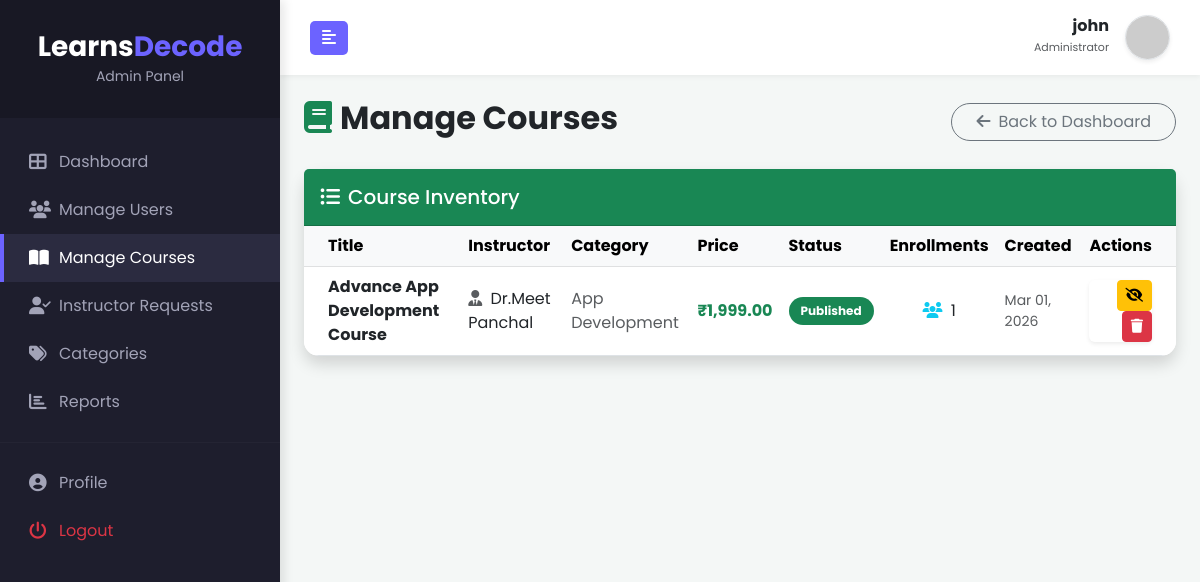
The app's page /admin/manage_courses.php (signed in) with its own data.
### tables this page shows
CREATE TABLE `courses` (
  `id` int(10) UNSIGNED NOT NULL,
  `instructor_id` int(10) UNSIGNED NOT NULL,
  `category_id` int(10) DEFAULT NULL,
  `title` varchar(150) NOT NULL,
  `price` decimal(10,2) DEFAULT 0.00,
  `description` text DEFAULT NULL,
  `thumbnail` varchar(255) DEFAULT NULL,
  `status` enum('draft','published') DEFAULT 'draft',
  `created_at` timestamp NOT NULL DEFAULT current_timestamp()
);

CREATE TABLE `users` (
  `id` int(10) UNSIGNED NOT NULL,
  `name` varchar(100) NOT NULL,
  `email` varchar(100) NOT NULL,
  `password` varchar(255) NOT NULL,
  `role` enum('student','instructor','admin') NOT NULL DEFAULT 'student',
  `created_at` timestamp NOT NULL DEFAULT current_timestamp(),
  `approved` tinyint(1) DEFAULT 1,
  `otp` varchar(10) DEFAULT NULL
);

CREATE TABLE `categories` (
  `id` int(10) UNSIGNED NOT NULL,
  `name` varchar(100) NOT NULL,
  `icon` varchar(50) DEFAULT NULL,
  `created_at` timestamp NOT NULL DEFAULT current_timestamp()
);

### admin/manage_courses.php (the view, shortened to what this page needs)
<?php
include 'includes/header.php';
$courses_query = "SELECT c.*, u.name as instructor_name, cat.name as category_name,
                         COUNT(e.id) as enrollment_count
                  FROM courses c
                  JOIN users u ON c.instructor_id = u.id
                  LEFT JOIN categories cat ON c.category_id = cat.id
                  LEFT JOIN enrollments e ON c.id = e.course_id
                  GROUP BY c.id
                  ORDER BY c.created_at DESC";
$courses_result = mysqli_query($conn, $courses_query);
?>
<link rel="stylesheet" href="https://cdnjs.cloudflare.com/ajax/libs/animate.css/4.1.1/animate.min.css"/>
<div class="container-fluid p-4">
    <div class="d-flex justify-content-between align-items-center mb-4 animate__animated animate__fadeInDown">
        <h2 class="fw-bold"><i class="fas fa-book me-2 text-success"></i>Manage Courses</h2>
        <a href="dashboard.php" class="btn btn-outline-secondary rounded-pill px-4">
            <i class="fas fa-arrow-left me-2"></i>Back to Dashboard
        </a>
    </div>
    <div class="card shadow animate__animated animate__fadeInUp">
        <div class="card-header bg-success text-white p-3">
            <h5 class="mb-0"><i class="fas fa-list-ul me-2"></i>Course Inventory</h5>
        </div>
        <div class="card-body p-0">
            <div class="table-responsive table-3d">
                <table class="table table-hover align-middle mb-0">
                    <thead class="table-light">
                        <tr>
                            <th class="ps-4">Title</th>
                            <th>Instructor</th>
                            <th>Category</th>
                            <th>Price</th>
                            <th>Status</th>
                            <th>Enrollments</th>
                            <th>Created</th>
                            <th class="text-end pe-4">Actions</th>
                        </tr>
                    </thead>
                    <tbody>
                        <?php
                        $delay = 0.1;
                        while($course = mysqli_fetch_assoc($courses_result)):
                        ?>
                            <tr class="animate__animated animate__fadeIn" style="animation-delay: <?php echo $delay; ?>s">
                                <td class="ps-4 fw-bold"><?php echo htmlspecialchars($course['title']); ?></td>
                                <td><i class="fas fa-user-tie me-1 text-muted"></i> <?php echo htmlspecialchars($course['instructor_name']); ?></td>
                                <td><span class="text-muted"><?php echo htmlspecialchars($course['category_name'] ?? 'Uncategorized'); ?></span></td>
                                <td>
                                    <?php if($course['price'] > 0): ?>
                                        <span class="text-success fw-bold">₹<?php echo number_format($course['price'], 2); ?></span>
                                    <?php else: ?>
                                        <span class="badge bg-primary-subtle text-primary">Free</span>
                                    <?php endif; ?>
                                </td>
                                <td>
                                    <span class="badge bg-<?php echo $course['status'] == 'published' ? 'success' : 'warning text-dark'; ?>">
                                        <?php echo ucfirst($course['status']); ?>
                                    </span>
                                </td>
                                <td class="text-center"><i class="fas fa-users me-1 text-info"></i> <?php echo $course['enrollment_count']; ?></td>
                                <td class="small text-muted"><?php echo date('M d, Y', strtotime($course['created_at'])); ?></td>
                                <td class="text-end pe-4">
                                    <div class="btn-group shadow-sm" role="group">
                                        <form id="course-form-<?php echo $course['id']; ?>" method="POST" class="d-inline">
                                            <?php if($course['status'] == 'draft'): ?>
                                                <button type="button" class="btn btn-success btn-sm"
                                                        onclick="confirmCourseAction(<?php echo $course['id']; ?>, 'publish', 'Do you want to make this course live for students?')">
                                                    <i class="fas fa-globe"></i>
                                                </button>
                                            <?php else: ?>
                                                <button type="button" class="btn btn-warning btn-sm"
                                                        onclick="confirmCourseAction(<?php echo $course['id']; ?>, 'unpublish', 'Move this course back to drafts?')">
                                                    <i class="fas fa-eye-slash"></i>
                                                </button>
                                            <?php endif; ?>
                                            <button type="button" class="btn btn-danger btn-sm"
                                                    onclick="confirmCourseAction(<?php echo $course['id']; ?>, 'delete', 'Are you sure? This will permanently delete the course!')">
                                                <i class="fas fa-trash"></i>
                                            </button>
                                        </form>
                                    </div>
                                </td>
                            </tr>
                        <?php
                        $delay += 0.05;
                        endwhile;
                        ?>
                    </tbody>
                </table>
            </div>
        </div>
    </div>
</div>
<?php include 'includes/footer.php'; ?>

### admin/includes/header.php (style rules this page uses)
:root { --sidebar-width: 280px; --primary-color: #6c63ff; --dark-bg: #1e1e2d; }
body { font-family: 'Poppins', sans-serif; background-color: #f4f7f6; overflow-x: hidden; }

### admin/manage_courses.php (style rules this page uses)
.card { border-radius: 15px; border: none; }
tr { transition: all 0.3s ease; }
.btn-group .btn { transition: transform 0.2s; }
.table-responsive { border-radius: 0 0 15px 15px; }
.badge { padding: 8px 12px; border-radius: 50px; }

### records on screen
courses: title "Advance App Development Course", instructor.name "Dr.Meet Panchal", category.name "App Development", price "1,999.00", status "Published", enrollment_count "1", created_at "Mar 01, 2026"

### other values on screen
$admin_name "john"
